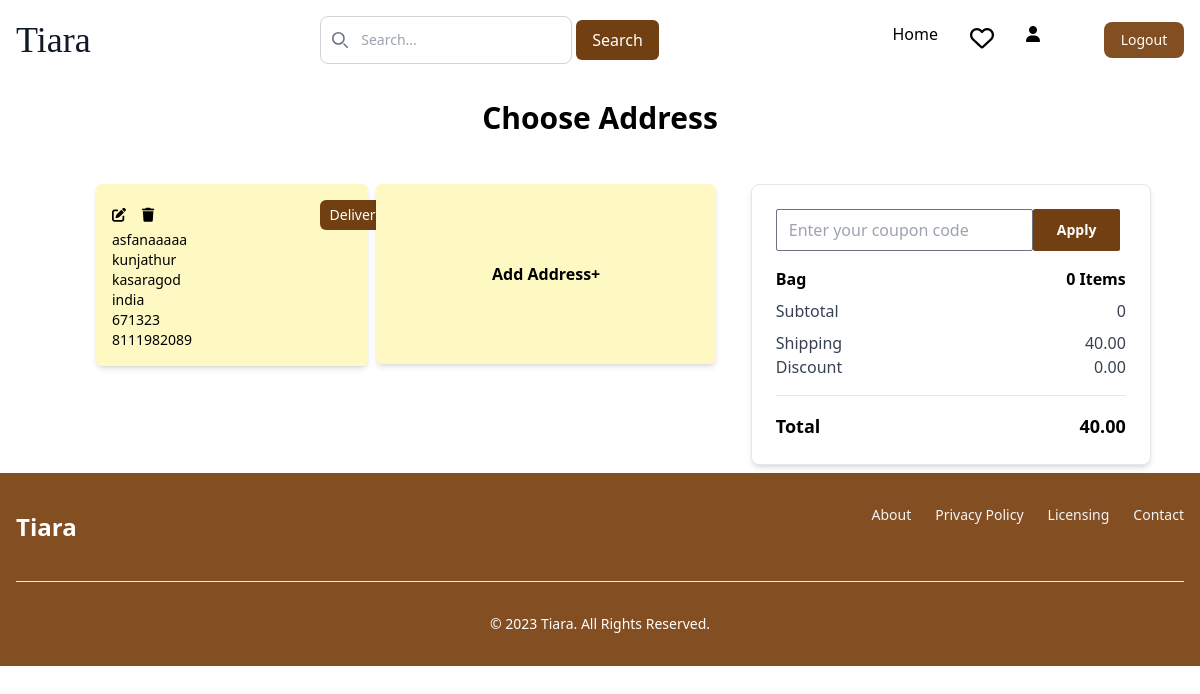
Page /cart/address/ (signed in) on the committed database.
### cart/models.py (models this page shows, shortened)
class Address(models.Model):
    user=models.ForeignKey(Custom_user, on_delete=models.CASCADE, related_name='addresses')
    full_name=models.CharField(max_length=50, null=True, blank=True)
    address=models.TextField(null=True, blank=True)
    city=models.CharField(max_length=50,null=True, blank=True)
    country=models.CharField(max_length=50, null=True, blank=True)
    pincode=models.IntegerField(null=True, blank=True)
    phone_No=models.IntegerField(null=True, blank=True)

class Cart(models.Model):
    user = models.OneToOneField(Custom_user, on_delete=models.CASCADE)
    is_paid = models.BooleanField(default=False)
    total=models.DecimalField(max_digits=10,decimal_places=2, default=0)
    discnt=models.DecimalField(max_digits=10,decimal_places=2, default=0)
    total_quantity=models.IntegerField(default=0)
    shipping_charge=models.DecimalField(default=40, decimal_places=2, max_digits=10)
    grand_total=models.DecimalField(max_digits=10,decimal_places=2, default=0)
    def summarycart(self):
        cartitems = self.cartitem_set.all()
        t=sum(Decimal(item.variant.price) * item.quantity for item in cartitems)
        total = sum(Decimal(item.variant.discount_price) * item.quantity for item in cartitems)
        total_quantity = sum(item.quantity for item in cartitems)
        Grand_total = total + Decimal(self.shipping_charge)- Decimal(self.discnt)
        self.total = total
        self.grand_total = Grand_total
        self.total_quantity = total_quantity
        self.save()

### cart/views.py (the view)
# urls.py: path('address/',views.address_page,name="address"),
@login_required(login_url='login')
def address_page(request):
    user = request.user
    addresses=Address.objects.filter(user=user)
    cartitem=CartItem.objects.all()
    cart=Cart.objects.get(user=user)
    cart.summarycart()
    code=request.session.get('code')
    coupon = None
    try:
        coupon=Coupon.objects.get(code=code)
    except:
        if cartitem:
            return render(request, 'user/address.html', {'addresses': addresses, 'cart':cart, 'coupon':coupon})
        messages.error(request,"Your cart is empty. Add items to the cart before proceeding to the checkout.")
        return redirect('cart')
    return render(request, 'user/address.html', {'addresses': addresses, 'cart':cart, 'coupon':coupon})

### templates/user/address.html (shortened to what this page needs)
{% extends 'base.html' %}
{% block content %}
<div class="flex flex-wrap justify-center">
<body class="bg-white">
    <h1 class="text-3xl font-semibold m-5"> Choose Address</h1>
    <div class="container mx-auto mt-5 p-2">
        <div class="flex flex-wrap">
            <div class="sm:w-full md:w-1/2 lg:w-1/3 xl:w-1/3" style="width:60%">
                <div class="flex space-x-2">
                    {% if addresses %}
                        {% for address in addresses %}
                        <div class="sm:w-full md:w-full lg:w-1/2 xl:w-2/3 mb-4 "  style="width:45%">
                            <div class="bg-yellow-100 p-4 rounded-md shadow-md text-sm md:w-90">
                                <div class="flex items-center space-x-4 align-items: flex-end">
                                    <a href="{% url 'get_address' address.id %}"><i class="fa fa-edit block text-black" type="button"></i></a>
                                    <a href="{% url 'remove_address' address.id %}"><i class="fa fa-trash"></i></a>
                                    <div class="sm:w-full md:w-full lg:w-1/2 xl:w-2/3">
                                    <a href="{% url 'cod' address.id %}">
                                        <button type="submit" class="bg-yellow-900 text-white text-sm rounded-md" style="height:30px; width:100px; margin-left: 150px;">
                                            Deliver Here
                                        </button>
                                    </a>
                                </div>
                                </div>
                                <p>{{address.full_name }}</p>
                                <p>{{ address.address }}</p>
                                <p>{{ address.city }}</p>
                                <p>{{ address.country }}</p>
                                <p>{{ address.pincode }}</p>
                                <p>{{ address.phone_No }}</p>
                            </div>
                        </div>
                        {% endfor %}
                    {% endif %}
                    <div class="sm:w-full md:w-1/2 lg:w-1/3 xl:w-1/3 mb-4">
                        <div class="bg-yellow-100 p-4 rounded-md shadow-md md:w-96" style="height:180px; width:340px; cursor: pointer; display: flex; flex-direction: column; align-items: center; justify-content: center;">
                            <p data-modal-target="popup-modal" data-modal-toggle="popup-modal" class="block text-black font-semibold py-2" type="button">
                                Add Address+
                            </p>
                        </div>
                    </div>
                </div>
            </div>
                <div class="sm:w-full md:w-1/2 lg:w-1/3 xl:w-1/3">
                    <div class="bg-white p-6 rounded-lg border shadow-md" style="width:400px; margin-left:50px;">
                        <div class="mb-3">
                            <form method="post" action="{% url 'applycoupon' %}">
                                <div class="flex">
                                    <input class=" border rounded-sm" type="text" id="code" name="code" placeholder="Enter your coupon code">
                                    <button class="bg-yellow-900 px-6  text-white text-sm font-semibold rounded-sm " type="submit">Apply </button>
                                </div>
                            </form>
                        </div>
            <div class="mb-2 flex justify-between mt-4">
                <h2 class="text-black font-semibold"> Bag</h2>
                <h2 class="text-black font-semibold">{{ cart.total_quantity }} Items</h2>
            </div>
            <div class="mb-2 flex justify-between">
                <p class="text-gray-700">Subtotal</p>
                <p class="text-gray-700">{{ cart.total }}</p>
            </div>
            <div class="flex justify-between">
                <p class="text-gray-700">Shipping</p>
                <p class="text-gray-700">{{ cart.shipping_charge }}</p>
            </div>
            <div class="flex justify-between">
                <p class="text-gray-700">Discount</p>
                <p class="text-gray-700">{{ cart.discnt }}</p>
            </div>
            <hr class="my-4" />
            <div class="flex justify-between">
                <p class="text-lg font-bold">Total</p>
                <p class="text-lg font-bold">{{ cart.grand_total }}</p>
            </div>
        </div>
    </div>
</div>
</div>
</div>
</div>
</body>
{% endblock content%}

### rows in the picture
Address: full_name "asfanaaaaa", address "kunjathur", city "kasaragod", country "india", pincode "671323", phone_No "8111982089"
Cart: total_quantity "0", total "0", shipping_charge "40.00", discnt "0.00", grand_total "40.00"
